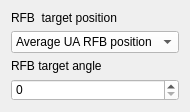
   <widget class="QWidget" name="layoutWidget">
    <property name="geometry">
     <rect>
      <x>130</x>
      <y>210</y>
      <width>152</width>
      <height>86</height>
     </rect>
    </property>
    <layout class="QVBoxLayout" name="targ_pos_angl_vert">
     <item>
      <widget class="QLabel" name="label_13">
       <property name="text">
        <string>RFB  target position</string>
       </property>
      </widget>
     </item>
     <item>
      <widget class="QComboBox" name="rfb_target_pos_combo">
       <property name="palette">
        <palette>
         <active>
          <colorrole role="Button">
           <brush brushstyle="SolidPattern">
            <color alpha="255">
             <red>255</red>
             <green>255</green>
             <blue>255</blue>
            </color>
           </brush>
          </colorrole>
          <colorrole role="Base">
           <brush brushstyle="SolidPattern">
            <color alpha="255">
             <red>255</red>
             <green>255</green>
             <blue>255</blue>
            </color>
           </brush>
          </colorrole>
          <colorrole role="Window">
           <brush brushstyle="SolidPattern">
            <color alpha="255">
             <red>255</red>
             <green>255</green>
             <blue>255</blue>
            </color>
           </brush>
          </colorrole>
         </active>
         <inactive>
          <colorrole role="Button">
           <brush brushstyle="SolidPattern">
            <color alpha="255">
             <red>255</red>
             <green>255</green>
             <blue>255</blue>
            </color>
           </brush>
          </colorrole>
          <colorrole role="Base">
           <brush brushstyle="SolidPattern">
            <color alpha="255">
             <red>255</red>
             <green>255</green>
             <blue>255</blue>
            </color>
           </brush>
          </colorrole>
          <colorrole role="Window">
           <brush brushstyle="SolidPattern">
            <color alpha="255">
             <red>255</red>
             <green>255</green>
             <blue>255</blue>
            </color>
           </brush>
          </colorrole>
         </inactive>
         <disabled>
          <colorrole role="Button">
           <brush brushstyle="SolidPattern">
            <color alpha="255">
             <red>255</red>
             <green>255</green>
             <blue>255</blue>
            </color>
           </brush>
          </colorrole>
          <colorrole role="Base">
           <brush brushstyle="SolidPattern">
            <color alpha="255">
             <red>255</red>
             <green>255</green>
             <blue>255</blue>
            </color>
           </brush>
          </colorrole>
          <colorrole role="Window">
           <brush brushstyle="SolidPattern">
            <color alpha="255">
             <red>255</red>
             <green>255</green>
             <blue>255</blue>
            </color>
           </brush>
          </colorrole>
         </disabled>
        </palette>
       </property>
       <property name="styleSheet">
        <string notr="true">background:white</string>
       </property>
       <item>
        <property name="text">
         <string>Average UA RFB position</string>
        </property>
       </item>
      </widget>
     </item>
     <item>
      <widget class="QLabel" name="label_14">
       <property name="text">
        <string>RFB target angle</string>
       </property>
      </widget>
     </item>
     <item>
      <widget class="QSpinBox" name="rfb_target_angl_spin">
       <property name="palette">
        <palette>
         <active>
          <colorrole role="Button">
           <brush brushstyle="SolidPattern">
            <color alpha="255">
             <red>255</red>
             <green>255</green>
             <blue>255</blue>
            </color>
           </brush>
          </colorrole>
          <colorrole role="Base">
           <brush brushstyle="SolidPattern">
            <color alpha="255">
             <red>255</red>
             <green>255</green>
             <blue>255</blue>
            </color>
           </brush>
          </colorrole>
          <colorrole role="Window">
           <brush brushstyle="SolidPattern">
            <color alpha="255">
             <red>255</red>
             <green>255</green>
             <blue>255</blue>
            </color>
           </brush>
          </colorrole>
         </active>
         <inactive>
          <colorrole role="Button">
           <brush brushstyle="SolidPattern">
            <color alpha="255">
             <red>255</red>
             <green>255</green>
             <blue>255</blue>
            </color>
           </brush>
          </colorrole>
          <colorrole role="Base">
           <brush brushstyle="SolidPattern">
            <color alpha="255">
             <red>255</red>
             <green>255</green>
             <blue>255</blue>
            </color>
           </brush>
          </colorrole>
          <colorrole role="Window">
           <brush brushstyle="SolidPattern">
            <color alpha="255">
             <red>255</red>
             <green>255</green>
             <blue>255</blue>
            </color>
           </brush>
          </colorrole>
         </inactive>
         <disabled>
          <colorrole role="Button">
           <brush brushstyle="SolidPattern">
            <color alpha="255">
             <red>255</red>
             <green>255</green>
             <blue>255</blue>
            </color>
           </brush>
          </colorrole>
          <colorrole role="Base">
           <brush brushstyle="SolidPattern">
            <color alpha="255">
             <red>255</red>
             <green>255</green>
             <blue>255</blue>
            </color>
           </brush>
          </colorrole>
          <colorrole role="Window">
           <brush brushstyle="SolidPattern">
            <color alpha="255">
             <red>255</red>
             <green>255</green>
             <blue>255</blue>
            </color>
           </brush>
          </colorrole>
         </disabled>
        </palette>
       </property>
       <property name="styleSheet">
        <string notr="true">background-color: white</string>
       </property>
      </widget>
     </item>
    </layout>
   </widget>
